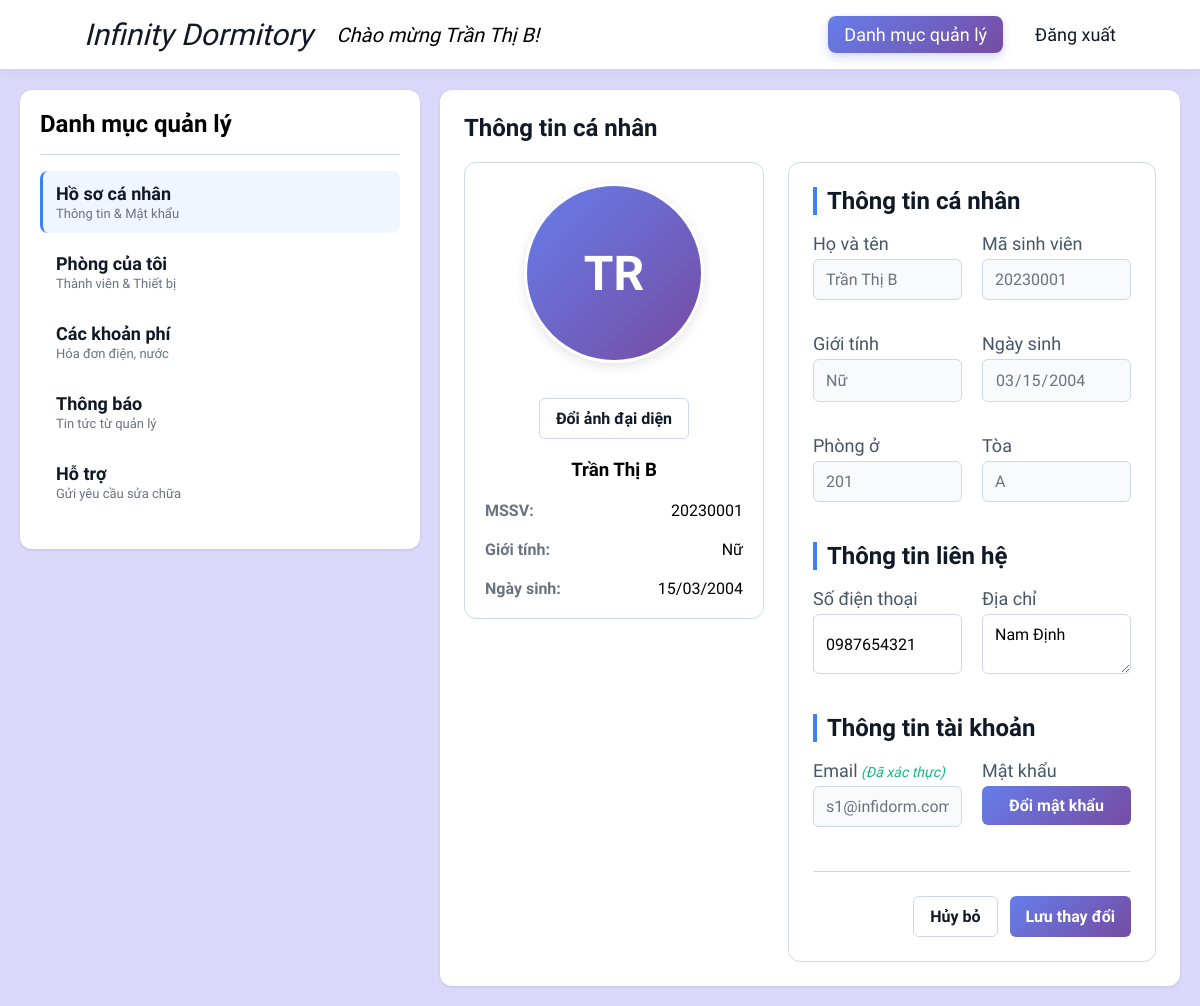
The app's page /student/dashboard.php (signed in) with its own data.
### tables this page shows
CREATE TABLE STUDENT
(
    STD_ID VARCHAR(20) NOT NULL PRIMARY KEY,
    STD_NAME VARCHAR(100) NOT NULL,
    STD_DOB DATETIME NOT NULL,
    STD_GD ENUM('Nam', 'Nữ') NOT NULL,
    STD_PHONE VARCHAR(20),
    STD_ADR VARCHAR(200) NOT NULL,
    STD_IMG VARCHAR(255),
    IS_ACTIVE BOOLEAN DEFAULT TRUE,
    USER_ID INT NOT NULL,
    FOREIGN KEY (USER_ID) REFERENCES USERS(USER_ID)
);

CREATE TABLE CONTRACT (
    STD_ID VARCHAR(20) NOT NULL,
    SEM_ID VARCHAR(50) NOT NULL,
    BLOCK_ID VARCHAR(10) NOT NULL,
    ROOM_ID VARCHAR(10) NOT NULL,
    STATUS ENUM('Active', 'Expired', 'Terminated', 'Upcoming') DEFAULT 'Active',
    PRIMARY KEY (STD_ID, SEM_ID),
    FOREIGN KEY (STD_ID) REFERENCES STUDENT(STD_ID),
    FOREIGN KEY (SEM_ID) REFERENCES SEMESTER(SEM_ID),
    FOREIGN KEY (BLOCK_ID, ROOM_ID) REFERENCES ROOM(BLOCK_ID, ROOM_ID)
);

CREATE TABLE USERS
(
    USER_ID INT AUTO_INCREMENT PRIMARY KEY,
    USER_ROLE ENUM('admin', 'manager', 'student') NOT NULL DEFAULT 'student',
    EMAIL VARCHAR(100) UNIQUE NOT NULL,
    PASS VARCHAR(255) NOT NULL,
    EMAIL_VERIFIED_AT DATETIME NULL,
    REMEMBER_TOKEN VARCHAR(255) NULL
);

### student/views/profile.php (the view, shortened to what this page needs)
<?php
require_once '../database_connection.php';
$userId = $_SESSION['user_id'];
$student = null;
$user = null;
try {
  if ($conn) {
    mysqli_set_charset($conn, "utf8mb4");
    $query = "SELECT s.*, C.ROOM_ID, C.BLOCK_ID, u.EMAIL, u.EMAIL_VERIFIED_AT
                  FROM STUDENT s
                  JOIN CONTRACT C ON S.STD_ID = C.STD_ID
                  INNER JOIN USERS u ON s.USER_ID = u.USER_ID
                  WHERE s.USER_ID = ?";
    $stmt = mysqli_prepare($conn, $query);
    mysqli_stmt_bind_param($stmt, "i", $userId);
    mysqli_stmt_execute($stmt);
    $result = mysqli_stmt_get_result($stmt);
    if ($row = mysqli_fetch_assoc($result)) {
      $student = $row;
      $user = [
        'email' => $row['EMAIL'],
        'verified' => $row['EMAIL_VERIFIED_AT']
      ];
    }
  }
} catch (Exception $e) {
  $error = $e->getMessage();
}
?>
<h2>Thông tin cá nhân</h2>
<?php if ($student): ?>
  <div class="profile-layout">
    <div class="profile-sidebar">
      <div class="avatar-wrapper">
        <?php if (!empty($student['STD_IMG'])): ?>
          <img src="../<?= htmlspecialchars($student['STD_IMG']) ?>" alt="Avatar" id="avatarPreview">
        <?php else: ?>
          <div class="avatar-placeholder">
            <span><?= strtoupper(substr($student['STD_NAME'], 0, 2)) ?></span>
          </div>
        <?php endif; ?>
      </div>
      <button type="button" class="btn btn-secondary" id="btnChangeAvatar">
        Đổi ảnh đại diện
      </button>
      <div style="text-align: center;">
        <h3><?= htmlspecialchars($student['STD_NAME']) ?></h3>
      </div>
      <div class="info-item">
        <strong>MSSV:</strong>
        <span><?= htmlspecialchars($student['STD_ID']) ?></span>
      </div>
      <div class="info-item">
        <strong>Giới tính:</strong>
        <span><?= htmlspecialchars($student['STD_GD']) ?></span>
      </div>
      <div class="info-item">
        <strong>Ngày sinh:</strong>
        <span><?= date('d/m/Y', strtotime($student['STD_DOB'])) ?></span>
      </div>
    </div>
    <div class="profile-main">
      <form method="POST" enctype="multipart/form-data" id="profileForm">
        <div class="form-section">
          <h3>Thông tin cá nhân</h3>
          <div class="form-grid">
            <div class="form-group">
              <label>Họ và tên</label>
              <input type="text" class="form-control" value="<?= htmlspecialchars($student['STD_NAME']) ?>" disabled>
            </div>
            <div class="form-group">
              <label>Mã sinh viên</label>
              <input type="text" class="form-control" value="<?= htmlspecialchars($student['STD_ID']) ?>" disabled>
            </div>
            <div class="form-group">
              <label>Giới tính</label>
              <input type="text" class="form-control" value="<?= htmlspecialchars($student['STD_GD']) ?>" disabled>
            </div>
            <div class="form-group">
              <label>Ngày sinh</label>
              <input type="date" class="form-control" value="<?= date('Y-m-d', strtotime($student['STD_DOB'])) ?>"
                disabled>
            </div>
            <div class="form-group">
              <label>Phòng ở</label>
              <input type="text" class="form-control"
                value="<?= htmlspecialchars($student['ROOM_ID'] ?? 'Chưa sắp xếp') ?>" disabled>
            </div>
            <div class="form-group">
              <label>Tòa</label>
              <input type="text" class="form-control"
                value="<?= htmlspecialchars($student['BLOCK_ID'] ?? 'Chưa sắp xếp') ?>" disabled>
            </div>
          </div>
        </div>
        <div class="form-section">
          <h3>Thông tin liên hệ</h3>
          <div class="form-grid">
            <div class="form-group">
              <label for="std_phone">Số điện thoại</label>
              <input type="tel" name="std_phone" id="std_phone" class="form-control"
                value="<?= htmlspecialchars($student['STD_PHONE']) ?>" required pattern="[0-9]{10,11}"
                placeholder="0901234567">
            </div>
            <div class="form-group">
              <label for="std_adr">Địa chỉ</label>
              <textarea name="std_adr" id="std_adr" class="form-control" rows="2" required
                placeholder="Nhập địa chỉ đầy đủ"><?= htmlspecialchars($student['STD_ADR']) ?></textarea>
            </div>
          </div>
        </div>
        <div class="form-section">
          <h3>Thông tin tài khoản</h3>
          <div class="form-grid">
            <div class="form-group">
              <div>
                <label>Email<span class="note">
                  <?php if ($user['verified']): ?>
                    (Đã xác thực)
                  <?php else: ?>
                    (Chưa xác thực)
                  <?php endif; ?>
                  </span>
                </label>
              </div>
              <input type="email" class="form-control" value="<?= htmlspecialchars($user['email']) ?>" disabled>
            </div>
            <div class="form-group">
              <div>
                <label>Mật khẩu</label>
              </div>
              <button type="button" class="btn btn-pro" style="margin-top: 0px" id="btnChangePassword">
                Đổi mật khẩu
              </button>
            </div>
          </div>
        </div>
        <div class="form-actions">
          <button type="button" class="btn btn-secondary" onclick="location.reload()">
            Hủy bỏ
          </button>
          <button type="submit" class="btn btn-primary">
            Lưu thay đổi
          </button>
        </div>
      </form>
    </div>
  </div>
<?php else: ?>
  <div class="alert alert-error">
    Không tìm thấy thông tin sinh viên. Vui lòng đăng nhập lại.
  </div>
<?php endif; ?>

### css/public.css (style rules this page uses)
:root { --cl: linear-gradient(135deg, #667eea 0%, #764ba2 100%); --hov: linear-gradient(135deg,rgba(77, 102, 214, 1) 0%, rgba(100, 52, 148, 1) 100%); --purple: #764ba2; --primary: #3b82f6; --primary-dark: #2563eb; --danger: #ef4444; --danger-dark: #991100; --success: #10b981; --bg-gray: #f7f9fc; --border: #ced8ea; --text: #111827; --text-muted: #6b7280; }
* { box-sizing: border-box; margin: 0; padding: 0; }
body { font-family: 'Google Sans', sans-serif; }
input { font-family: 'Google Sans'; }
.content-area h2 { font-weight: 700; margin-bottom: 20px; color: var(--text); }
.btn { font-family: 'Google Sans'; padding: 10px 16px; border: none; border-radius: 6px; font-size: 16px; font-weight: 600; cursor: pointer; transition: all 0.2s; color: white; background: var(--cl); }
.btn-pro { color: white; background: var(--cl); }
.btn-secondary { background: white; color: var(--text); border: 1px solid var(--border); }
.form-section { margin-bottom: 20px; padding-bottom: 20px; }
.form-section h3 { font-size: 18px; font-weight: 600; margin-bottom: 5px; color: var(--text); }
.form-grid { display: grid; grid-template-columns: repeat(2, minmax(0, 1fr)); gap: 20px; }
.form-group label { margin-top: 3px; margin-bottom: 5px; display: block; font-size: 18px; font-weight: 500; padding-top: 10px; color: #475569; }
.form-group .note { font-size: 12px; color: var(--text-muted); margin-top: 4px; font-style: italic; }
.form-control { font-family: 'Google Sans'; padding: 10px 12px; border: 1px solid var(--border); border-radius: 6px; font-size: 16px; flex: 1; }
.form-control:disabled { background: #f8fafc; color: var(--text-muted); cursor: not-allowed; }
textarea.form-control { resize: vertical; font-family: inherit; }
.form-actions { display: flex; justify-content: flex-end; gap: 12px; margin-top: 24px; padding-top: 24px; border-top: 1px solid var(--border); }

### student/css/profile.css (style rules this page uses)
.profile-layout { display: grid; grid-template-columns: 300px 1fr; gap: 24px; }
.profile-sidebar { height: fit-content; border-radius: 12px; border: 1px solid var(--border); padding: 20px; display: flex; flex-direction: column; gap: 20px; align-items: center; }
.avatar-wrapper { width: 180px; height: 180px; margin: 0 auto 15px; border-radius: 90px; overflow: hidden; border: 3px solid #fff; box-shadow: 0 4px 12px rgba(0, 0, 0, 0.1); display: flex; align-items: center; justify-content: center; background: #edf2f7; }
.avatar-placeholder { width: 100%; height: 100%; display: flex; align-items: center; justify-content: center; background: linear-gradient(135deg, #667eea 0%, #764ba2 100%); color: white; font-size: 48px; font-weight: 700; }
.info-item { width: 100%; display: flex; justify-content: space-between; font-size: 16px; }
.info-item:last-child { border-bottom: none; }
.info-item strong { color: var(--text-muted); font-weight: 600; }
.profile-main { background: white; padding: 24px; border-radius: 12px; border: 1px solid var(--border); }
.form-control { padding: 10px 12px; border: 1px solid var(--border); border-radius: 6px; font-size: 16px; }
.form-control:disabled { background: #f8fafc; color: var(--text-muted); cursor: not-allowed; }
textarea.form-control { resize: vertical; font-family: inherit; }
.form-section { padding-bottom: 20px; margin-bottom: 20px; }
.form-section h3 { font-size: 24px; font-weight: 600; color: var(--text); border-left: 4px solid var(--primary); padding-left: 10px; }
.form-grid { display: grid; grid-template-columns: repeat(2, minmax(0, 1fr)); gap: 20px; }
.form-group { display: flex; flex-direction: column; }
.form-group label { margin-top: 3px; margin-bottom: 5px; display: block; font-size: 18px; font-weight: 500; padding-top: 10px; color: #475569; }
.form-group .note { font-size: 14px; color: var(--success); margin-top: 4px; font-style: italic; }
.form-actions { display: flex; justify-content: flex-end; gap: 12px; margin-top: 24px; padding-top: 24px; border-top: 1px solid var(--border); }

### records on screen
student: STD_NAME "TR", STD_NAME "Trần Thị B", STD_ID "20230001", STD_GD "Nữ", STD_DOB "15/03/2004", STD_DOB "03/15/2004", ROOM_ID "201", BLOCK_ID "A", std_phone "0987654321", std_adr "Nam Định", USER_ID.EMAIL "s1@infidorm.com"

### other values on screen
$_SESSION['name'] "Trần Thị B"
$item['title'] "Hồ sơ cá nhân"
$item['desc'] "Thông tin & Mật khẩu"
$item['title'] "Phòng của tôi"
$item['desc'] "Thành viên & Thiết bị"
$item['title'] "Các khoản phí"
$item['desc'] "Hóa đơn điện, nước"
$item['title'] "Thông báo"
$item['desc'] "Tin tức từ quản lý"
$item['title'] "Hỗ trợ"
$item['desc'] "Gửi yêu cầu sửa chữa"
